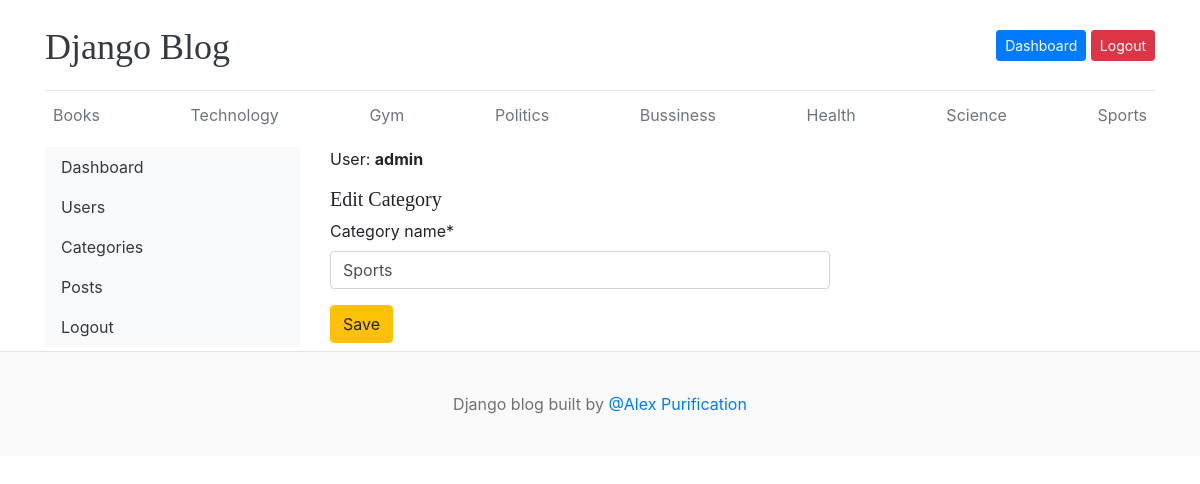
The page /dashboard/categories/edit/2 (signed in) on the database its author committed.
### blogs/models.py (models this page shows, shortened)
class Category(models.Model):
    category_name = models.CharField(max_length=50, unique=True)
    created_at = models.DateTimeField(auto_now_add=True)
    updated_at = models.DateTimeField(auto_now=True)
    def __str__(self):
        return self.category_name
    class Meta:
        verbose_name_plural='categories'

### dashboard/views.py (the view)
# urls.py: path('categories/edit/<int:pk>', views.edit_categories, name='edit_categories'),
@login_required(login_url='login')
def edit_categories(request, pk):
    category = get_object_or_404(Category, pk=pk)
    if request.method == "POST":
        form = CategoriesForm(request.POST, instance=category)
        if form.is_valid():
            form.save()
            return redirect('categories')
    form = CategoriesForm(instance=category)
    data = {
        'form': form,
        'category': category,
    }
    return render(request, 'dashboard/edit_categories.html', data)

### dashboard/forms.py
class CategoriesForm(forms.ModelForm):
    class Meta:
        model = Category
        fields = "__all__"

### blogs/context_processors.py (called while the page is built)
def get_categories(request):
    categories = Category.objects.all().order_by('-created_at')
    return dict(categories=categories)

def get_socialConnects(request):
    socialConnects = SocialConnect.objects.all()
    return dict(socialConnects=socialConnects)

### templates/dashboard/edit_categories.html (shortened to what this page needs)
{% extends "components/base.html" %} {% block title %}Edit Category{% endblock %}
{% block content %}
{% load crispy_forms_tags %}
    <div class="row">
        {% include "dashboard/components/side_nav.html" %}
        <div class="col-md-9">
            <span>User: <strong>{{ user }}</strong></span>
            <h5 class='mt-3'>Edit Category</h5>
            <form action="{% url 'edit_categories' category.id %}" method="post" style="max-width: 500px;">
                {{ form | crispy }}
                <button type="submit" class="btn btn-warning mb-2">Save</button>
            </form>
        </div>
    </div>
{% endblock %}

### templates/components/base.html (shortened to what this page needs)
<!doctype html>
<html lang="en">
  <head>
    <link
      href="https://getbootstrap.com/docs/4.0/dist/css/bootstrap.min.css"
      rel="stylesheet"
    />
    <link href="/static/css/blog.css" rel="stylesheet" />
    <link rel="stylesheet" href="https://cdnjs.cloudflare.com/ajax/libs/font-awesome/4.7.0/css/font-awesome.min.css">
  </head>
  <body>
    <div class="container">
      {% include "components/header.html" %}
      <div class="nav-scroller py-1 mb-2">
        <nav class="nav d-flex justify-content-between">
          {% for cat in categories %}
            <a class="p-2 text-muted" href="{% url 'post_by_category' cat.id %}">
              {{ cat }}
            </a>
          {% endfor %}
        </nav>
      </div>
      {% block content %}{% endblock %}
    </div>
    {% include "components/footer.html" %}
  </body>
</html>

### static/css/blog.css (style rules this page uses)
h1, h2, h3, h4, h5, h6 { font-family: "Playfair Display", Georgia, "Times New Roman", serif; }

### rows shown on the page
Category: category_name "Books"
Category: category_name "Technology"
Category: category_name "Gym"
Category: category_name "Politics"
Category: category_name "Bussiness"
Category: category_name "Health"
Category: category_name "Science"
Category: category_name "Sports"

### other values the page prints
{{ user }} "admin"
